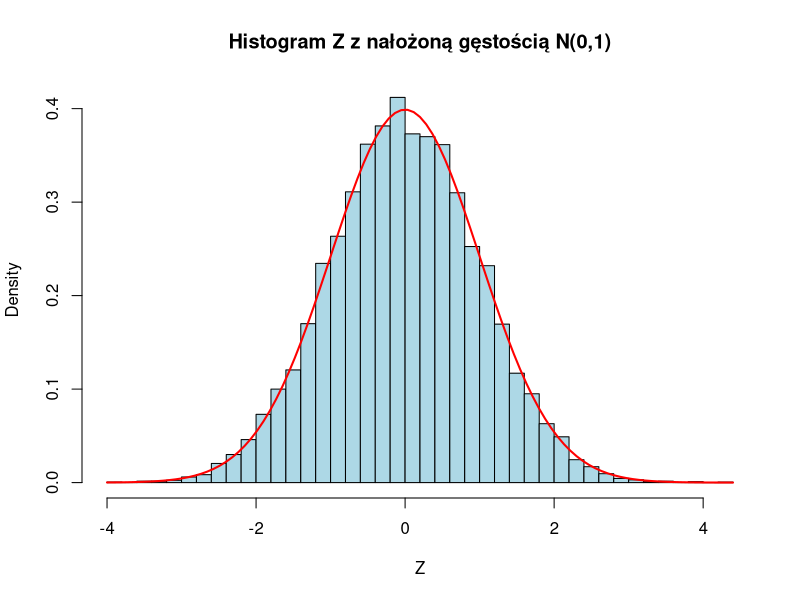
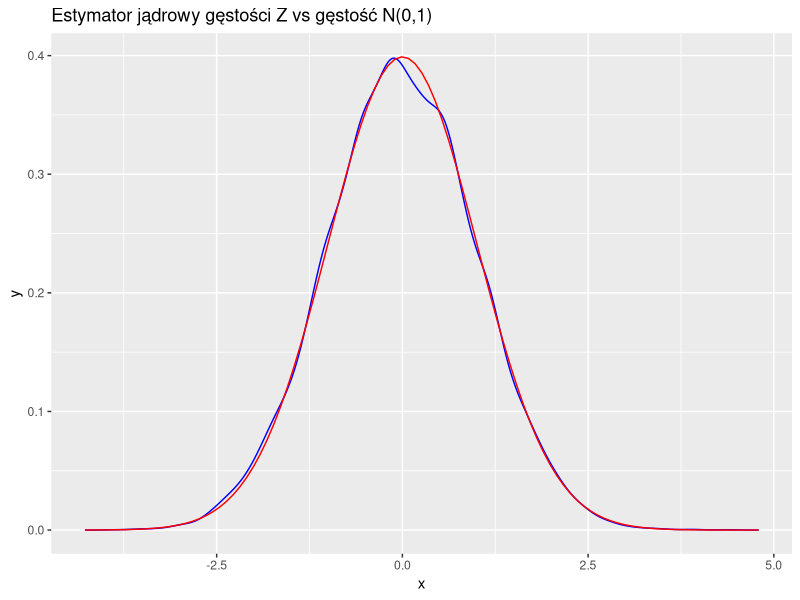
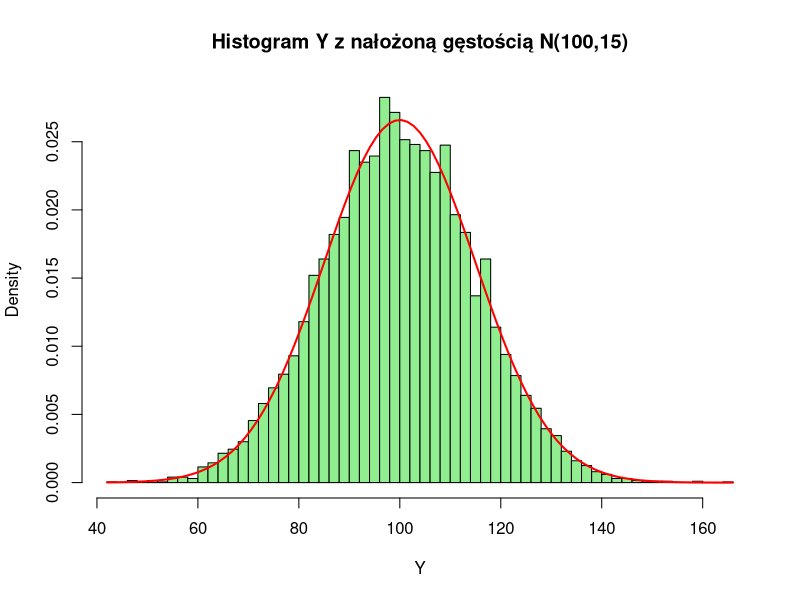
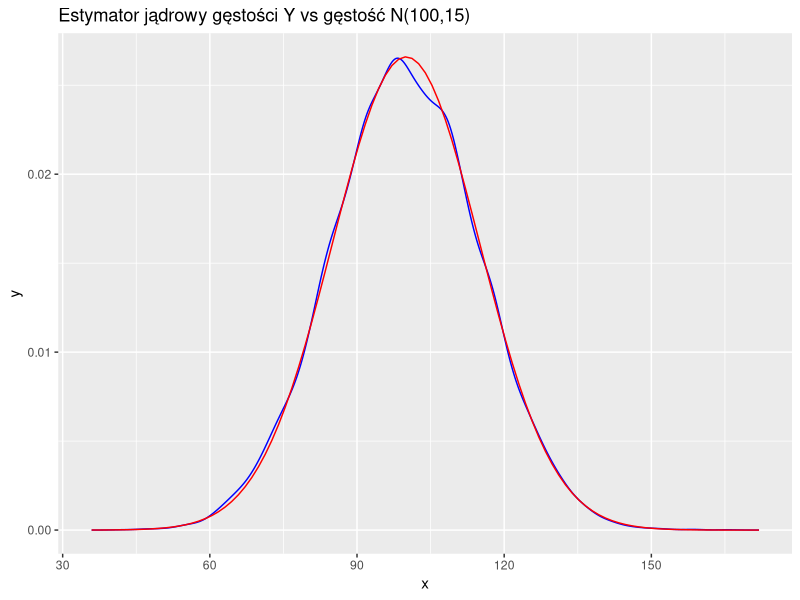
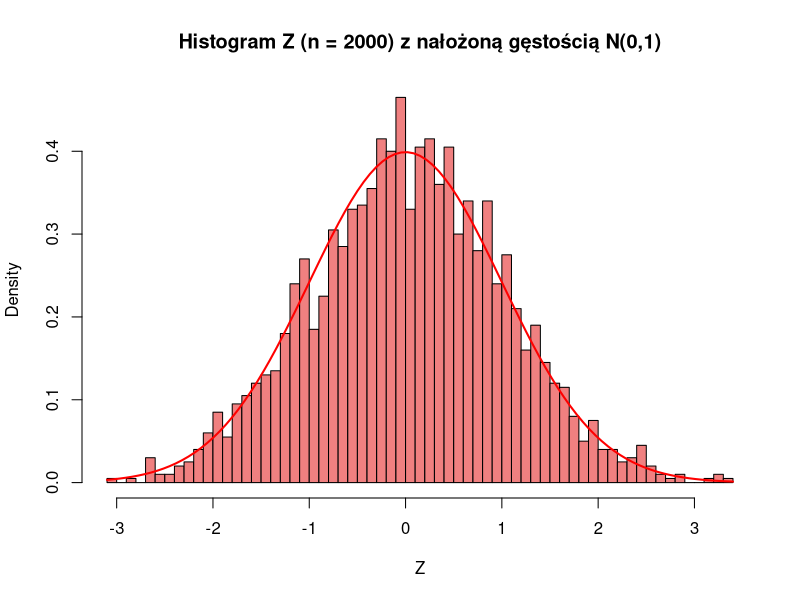
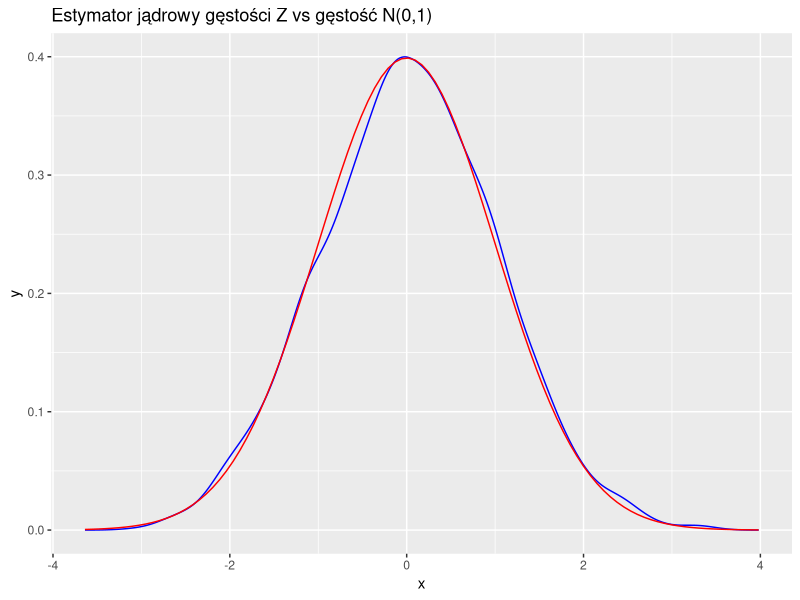
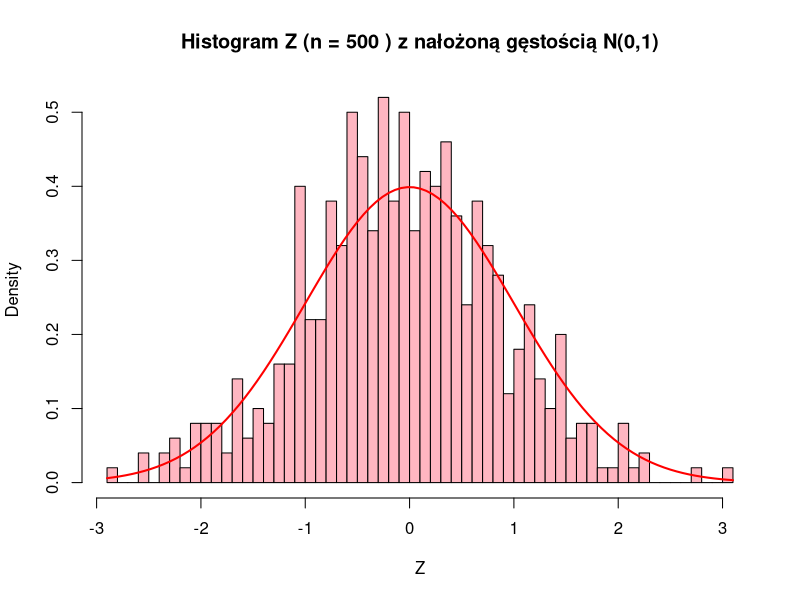
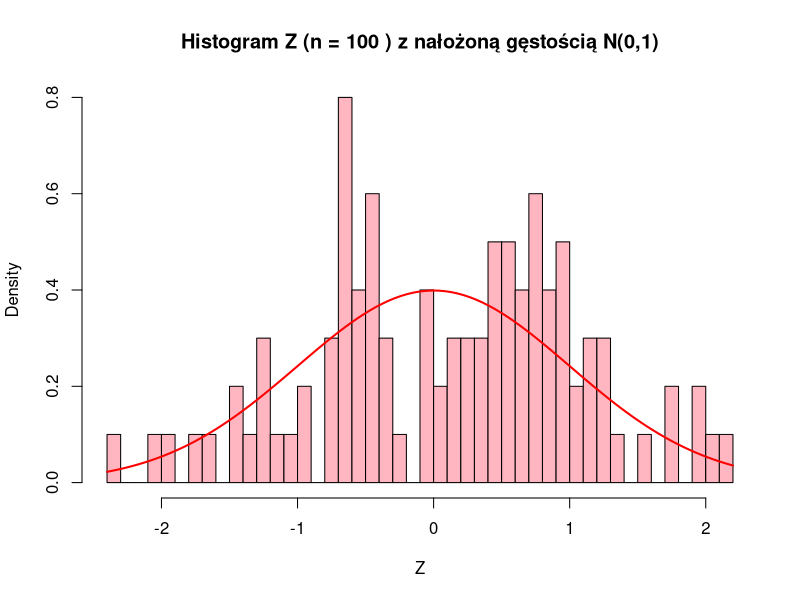

These charts were generated, in order, by the following R code:
# Zadanie 1: Rozkład normalny
mean_X <- 170
sd_X <- sqrt(144)

# i) P(X < 164)
p1 <- pnorm(164, mean = mean_X, sd = sd_X)

# ii) P(X > 188)
p2 <- 1 - pnorm(188, mean = mean_X, sd = sd_X)

# iii) P(158 < X < 185)
p3 <- pnorm(185, mean = mean_X, sd = sd_X) - pnorm(158, mean = mean_X, sd = sd_X)

# iv) Wzrost k, taki że 15% populacji ma wzrost większy od k
k <- qnorm(0.85, mean = mean_X, sd = sd_X)

# Zadanie 2: Generowanie liczb z rozkładu normalnego standardowego
set.seed(123)
U1 <- runif(10000)
U2 <- runif(10000)
Z <- cos(2 * pi * U1) * sqrt(-2 * log(U2))

# Histogram dla Z
hist(Z,
  breaks = 50, probability = TRUE, col = "lightblue",
  main = "Histogram Z z nałożoną gęstością N(0,1)",
  xlab = "Z"
)
curve(dnorm(x, mean = 0, sd = 1), col = "red", lwd = 2, add = TRUE)

# Estymator jądrowy gęstości dla Z
library(ggplot2)
library(MASS)
density_Z <- density(Z)
ggplot(data.frame(x = density_Z$x, y = density_Z$y), aes(x, y)) +
  geom_line(color = "blue") +
  stat_function(fun = dnorm, color = "red") +
  ggtitle("Estymator jądrowy gęstości Z vs gęstość N(0,1)")

# iii) Y = 100 + 15Z
Y <- 100 + 15 * Z

# Histogram dla Y
hist(Y,
  breaks = 50, probability = TRUE, col = "lightgreen",
  main = "Histogram Y z nałożoną gęstością N(100,15)",
  xlab = "Y"
)
curve(dnorm(x, mean = 100, sd = 15), col = "red", lwd = 2, add = TRUE)

density_Y <- density(Y)
ggplot(data.frame(x = density_Y$x, y = density_Y$y), aes(x, y)) +
  geom_line(color = "blue") +
  stat_function(fun = function(x) dnorm(x, mean = 100, sd = 15), color = "red") +
  ggtitle("Estymator jądrowy gęstości Y vs gęstość N(100,15)")

# Zadanie 3: Rozkład normalny standardowy
set.seed(123)
n <- 2000
X <- rnorm(n, mean = mean_X, sd = sd_X)
Z <- (X - mean_X) / sd_X

# Histogram dla Z
hist(Z,
  breaks = 50, probability = TRUE, col = "lightcoral",
  main = "Histogram Z (n = 2000) z nałożoną gęstością N(0,1)",
  xlab = "Z"
)
curve(dnorm(x, mean = 0, sd = 1), col = "red", lwd = 2, add = TRUE)

density_Z <- density(Z)
ggplot(data.frame(x = density_Z$x, y = density_Z$y), aes(x, y)) +
  geom_line(color = "blue") +
  stat_function(fun = dnorm, color = "red") +
  ggtitle("Estymator jądrowy gęstości Z vs gęstość N(0,1)")

# Powtórzenie dla n = 500 i n = 100
for (n in c(500, 100)) {
  X <- rnorm(n, mean = mean_X, sd = sd_X)
  Z <- (X - mean_X) / sd_X

  # Histogram dla Z
  hist(Z,
    breaks = 50, probability = TRUE, col = "lightpink",
    main = paste("Histogram Z (n =", n, ") z nałożoną gęstością N(0,1)"),
    xlab = "Z"
  )
  curve(dnorm(x, mean = 0, sd = 1), col = "red", lwd = 2, add = TRUE)

  density_Z <- density(Z)
  ggplot(data.frame(x = density_Z$x, y = density_Z$y), aes(x, y)) +
    geom_line(color = "blue") +
    stat_function(fun = dnorm, color = "red") +
    ggtitle(paste("Estymator jądrowy gęstości Z (n =", n, ") vs gęstość N(0,1)"))
}

# Zadanie 4: Centralne twierdzenie graniczne
set.seed(123)
lambda <- 0.5
n_values <- c(1, 20, 200)
for (n in n_values) {
  S_n <- replicate(1000, sum(rexp(n, rate = lambda)))
  Z_n <- (S_n - n / lambda) / sqrt(n / lambda^2)

  # Histogram dla Z_n
  hist(Z_n,
    breaks = 50, probability = TRUE, col = "lightyellow",
    main = paste("Histogram Z_n (n =", n, ") z nałożoną gęstością N(0,1)"),
    xlab = "Z_n"
  )
  curve(dnorm(x, mean = 0, sd = 1), col = "red", lwd = 2, add = TRUE)

  density_Z_n <- density(Z_n)
  ggplot(data.frame(x = density_Z_n$x, y = density_Z_n$y), aes(x, y)) +
    geom_line(color = "blue") +
    stat_function(fun = dnorm, color = "red") +
    ggtitle(paste("Estymator jądrowy Z_n (n =", n, ") vs gęstość N(0,1)"))
}

# Zadanie 5: Rozkład dwumianowy
set.seed(123)
binomial_cases <- list(
  list(n = 30, p = 0.5),
  list(n = 1000, p = 0.5),
  list(n = 30, p = 0.05),
  list(n = 1000, p = 0.05)
)

for (case in binomial_cases) {
  n <- case$n
  p <- case$p
  realizations <- rbinom(10000, size = n, prob = p)
  mean_bin <- n * p
  sd_bin <- sqrt(n * p * (1 - p))
  x_vals <- 0:(2 * n * p)
  rel_freq <- table(factor(realizations, levels = x_vals)) / length(realizations)

  # Histogram dla rozkładu dwumianowego
  barplot(rel_freq,
    col = "lightblue", main = paste("Histogram Bin(n =", n, ", p =", p, ")"),
    xlab = "x", ylab = "Relatywna frekwencja"
  )
  lines(x_vals, dnorm(x_vals, mean = mean_bin, sd = sd_bin), col = "red", lwd = 2)
}
